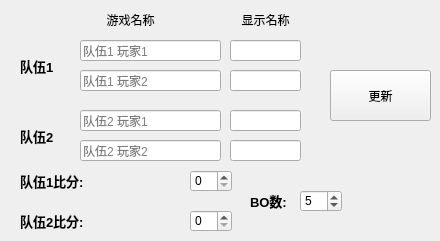
    <widget class="QWidget" name="mode2v2">
     <attribute name="title">
      <string>2V2模式</string>
     </attribute>
     <widget class="QLabel" name="lb_nickname_2v2">
      <property name="geometry">
       <rect>
        <x>60</x>
        <y>10</y>
        <width>141</width>
        <height>20</height>
       </rect>
      </property>
      <property name="text">
       <string>游戏名称</string>
      </property>
      <property name="alignment">
       <set>Qt::AlignmentFlag::AlignCenter</set>
      </property>
     </widget>
     <widget class="QLabel" name="lb_playername_2v2">
      <property name="geometry">
       <rect>
        <x>230</x>
        <y>10</y>
        <width>71</width>
        <height>20</height>
       </rect>
      </property>
      <property name="text">
       <string>显示名称</string>
      </property>
      <property name="alignment">
       <set>Qt::AlignmentFlag::AlignCenter</set>
      </property>
     </widget>
     <widget class="QLineEdit" name="le_team1_p1_nickname">
      <property name="geometry">
       <rect>
        <x>80</x>
        <y>40</y>
        <width>141</width>
        <height>21</height>
       </rect>
      </property>
      <property name="placeholderText">
       <string>队伍1 玩家1</string>
      </property>
     </widget>
     <widget class="QLineEdit" name="le_team1_p1_playername">
      <property name="geometry">
       <rect>
        <x>230</x>
        <y>40</y>
        <width>71</width>
        <height>21</height>
       </rect>
      </property>
     </widget>
     <widget class="QLineEdit" name="le_team1_p2_nickname">
      <property name="geometry">
       <rect>
        <x>80</x>
        <y>70</y>
        <width>141</width>
        <height>21</height>
       </rect>
      </property>
      <property name="placeholderText">
       <string>队伍1 玩家2</string>
      </property>
     </widget>
     <widget class="QLineEdit" name="le_team1_p2_playername">
      <property name="geometry">
       <rect>
        <x>230</x>
        <y>70</y>
        <width>71</width>
        <height>21</height>
       </rect>
      </property>
     </widget>
     <widget class="QLineEdit" name="le_team2_p1_nickname">
      <property name="geometry">
       <rect>
        <x>80</x>
        <y>110</y>
        <width>141</width>
        <height>21</height>
       </rect>
      </property>
      <property name="placeholderText">
       <string>队伍2 玩家1</string>
      </property>
     </widget>
     <widget class="QLineEdit" name="le_team2_p1_playername">
      <property name="geometry">
       <rect>
        <x>230</x>
        <y>110</y>
        <width>71</width>
        <height>21</height>
       </rect>
      </property>
     </widget>
     <widget class="QLineEdit" name="le_team2_p2_nickname">
      <property name="geometry">
       <rect>
        <x>80</x>
        <y>140</y>
        <width>141</width>
        <height>21</height>
       </rect>
      </property>
      <property name="placeholderText">
       <string>队伍2 玩家2</string>
      </property>
     </widget>
     <widget class="QLineEdit" name="le_team2_p2_playername">
      <property name="geometry">
       <rect>
        <x>230</x>
        <y>140</y>
        <width>71</width>
        <height>21</height>
       </rect>
      </property>
     </widget>
     <widget class="QLabel" name="lb_team1">
      <property name="geometry">
       <rect>
        <x>20</x>
        <y>40</y>
        <width>51</width>
        <height>51</height>
       </rect>
      </property>
      <property name="font">
       <font>
        <pointsize>10</pointsize>
        <bold>true</bold>
       </font>
      </property>
      <property name="text">
       <string>队伍1</string>
      </property>
     </widget>
     <widget class="QLabel" name="lb_team2">
      <property name="geometry">
       <rect>
        <x>20</x>
        <y>110</y>
        <width>51</width>
        <height>51</height>
       </rect>
      </property>
      <property name="font">
       <font>
        <pointsize>10</pointsize>
        <bold>true</bold>
       </font>
      </property>
      <property name="text">
       <string>队伍2</string>
      </property>
     </widget>
     <widget class="QPushButton" name="btn_updateplayer_2v2">
      <property name="geometry">
       <rect>
        <x>330</x>
        <y>70</y>
        <width>101</width>
        <height>51</height>
       </rect>
      </property>
      <property name="text">
       <string>更新</string>
      </property>
     </widget>
     <widget class="QLabel" name="lb_bo_number_2v2">
      <property name="geometry">
       <rect>
        <x>250</x>
        <y>190</y>
        <width>41</width>
        <height>21</height>
       </rect>
      </property>
      <property name="font">
       <font>
        <pointsize>10</pointsize>
        <bold>true</bold>
       </font>
      </property>
      <property name="text">
       <string>BO数:</string>
      </property>
     </widget>
     <widget class="QSpinBox" name="spinBox_bo_number_2v2">
      <property name="geometry">
       <rect>
        <x>300</x>
        <y>190</y>
        <width>42</width>
        <height>22</height>
       </rect>
      </property>
      <property name="minimum">
       <number>1</number>
      </property>
      <property name="maximum">
       <number>99</number>
      </property>
      <property name="value">
       <number>5</number>
      </property>
     </widget>
     <widget class="QSpinBox" name="spinBox_team1_score">
      <property name="geometry">
       <rect>
        <x>190</x>
        <y>170</y>
        <width>42</width>
        <height>22</height>
       </rect>
      </property>
      <property name="maximum">
       <number>99</number>
      </property>
      <property name="value">
       <number>0</number>
      </property>
     </widget>
     <widget class="QSpinBox" name="spinBox_team2_score">
      <property name="geometry">
       <rect>
        <x>190</x>
        <y>210</y>
        <width>42</width>
        <height>22</height>
       </rect>
      </property>
      <property name="maximum">
       <number>99</number>
      </property>
      <property name="value">
       <number>0</number>
      </property>
     </widget>
     <widget class="QLabel" name="lb_team1_score_display">
      <property name="geometry">
       <rect>
        <x>20</x>
        <y>170</y>
        <width>140</width>
        <height>21</height>
       </rect>
      </property>
      <property name="font">
       <font>
        <pointsize>10</pointsize>
        <bold>true</bold>
       </font>
      </property>
      <property name="text">
       <string>队伍1比分:</string>
      </property>
     </widget>
     <widget class="QLabel" name="lb_team2_score_display">
      <property name="geometry">
       <rect>
        <x>20</x>
        <y>210</y>
        <width>140</width>
        <height>21</height>
       </rect>
      </property>
      <property name="font">
       <font>
        <pointsize>10</pointsize>
        <bold>true</bold>
       </font>
      </property>
      <property name="text">
       <string>队伍2比分:</string>
      </property>
      <property name="alignment">
       <set>Qt::AlignmentFlag::AlignLeading|Qt::AlignmentFlag::AlignLeft|Qt::AlignmentFlag::AlignVCenter</set>
      </property>
     </widget>
    </widget>
